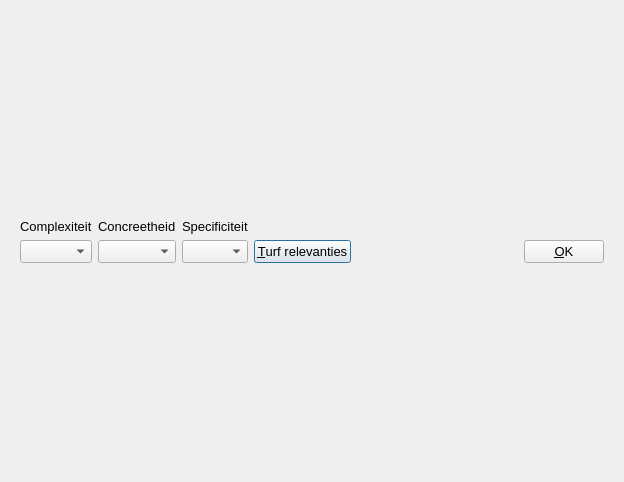
<?xml version="1.0" encoding="UTF-8"?>
<ui version="4.0">
 <class>QtRateConceptDialogNewName</class>
 <widget class="QDialog" name="QtRateConceptDialogNewName">
  <property name="geometry">
   <rect>
    <x>0</x>
    <y>0</y>
    <width>624</width>
    <height>482</height>
   </rect>
  </property>
  <property name="font">
   <font>
    <pointsize>10</pointsize>
   </font>
  </property>
  <property name="windowTitle">
   <string>Evalueer concept</string>
  </property>
  <layout class="QVBoxLayout" name="verticalLayout">
   <item>
    <layout class="QHBoxLayout" name="concept_map_layout"/>
   </item>
   <item>
    <widget class="QWidget" name="widget_bottom" native="true">
     <property name="sizePolicy">
      <sizepolicy hsizetype="Preferred" vsizetype="Maximum">
       <horstretch>0</horstretch>
       <verstretch>0</verstretch>
      </sizepolicy>
     </property>
     <layout class="QGridLayout" name="gridLayout_4">
      <item row="1" column="5">
       <spacer name="horizontalSpacer">
        <property name="orientation">
         <enum>Qt::Horizontal</enum>
        </property>
        <property name="sizeHint" stdset="0">
         <size>
          <width>40</width>
          <height>20</height>
         </size>
        </property>
       </spacer>
      </item>
      <item row="0" column="3">
       <widget class="QLabel" name="label_specificity">
        <property name="text">
         <string>Specificiteit</string>
        </property>
       </widget>
      </item>
      <item row="0" column="0">
       <widget class="QLabel" name="label_complexity">
        <property name="text">
         <string>Complexiteit</string>
        </property>
       </widget>
      </item>
      <item row="1" column="0">
       <widget class="QComboBox" name="box_complexity">
        <property name="sizePolicy">
         <sizepolicy hsizetype="Preferred" vsizetype="Preferred">
          <horstretch>0</horstretch>
          <verstretch>0</verstretch>
         </sizepolicy>
        </property>
        <property name="currentIndex">
         <number>-1</number>
        </property>
        <item>
         <property name="text">
          <string>0</string>
         </property>
        </item>
        <item>
         <property name="text">
          <string>1</string>
         </property>
        </item>
        <item>
         <property name="text">
          <string>2</string>
         </property>
        </item>
       </widget>
      </item>
      <item row="1" column="4">
       <widget class="QPushButton" name="button_tally_relevancies">
        <property name="toolTip">
         <string>Door te turven welke concepten en voorbeelden relevant zijn, zal het programma een suggestie geven</string>
        </property>
        <property name="text">
         <string>&amp;Turf relevanties</string>
        </property>
       </widget>
      </item>
      <item row="0" column="1">
       <widget class="QLabel" name="label_concreteness">
        <property name="sizePolicy">
         <sizepolicy hsizetype="Preferred" vsizetype="Preferred">
          <horstretch>0</horstretch>
          <verstretch>0</verstretch>
         </sizepolicy>
        </property>
        <property name="text">
         <string>Concreetheid</string>
        </property>
       </widget>
      </item>
      <item row="1" column="6">
       <widget class="QPushButton" name="button_ok">
        <property name="sizePolicy">
         <sizepolicy hsizetype="Minimum" vsizetype="Maximum">
          <horstretch>0</horstretch>
          <verstretch>0</verstretch>
         </sizepolicy>
        </property>
        <property name="text">
         <string>&amp;OK</string>
        </property>
       </widget>
      </item>
      <item row="1" column="1">
       <widget class="QComboBox" name="box_concreteness">
        <property name="sizePolicy">
         <sizepolicy hsizetype="Preferred" vsizetype="Preferred">
          <horstretch>0</horstretch>
          <verstretch>0</verstretch>
         </sizepolicy>
        </property>
        <property name="currentIndex">
         <number>-1</number>
        </property>
        <item>
         <property name="text">
          <string>0</string>
         </property>
        </item>
        <item>
         <property name="text">
          <string>1</string>
         </property>
        </item>
        <item>
         <property name="text">
          <string>2</string>
         </property>
        </item>
       </widget>
      </item>
      <item row="1" column="3">
       <widget class="QComboBox" name="box_specificity">
        <property name="currentIndex">
         <number>-1</number>
        </property>
        <item>
         <property name="text">
          <string>0</string>
         </property>
        </item>
        <item>
         <property name="text">
          <string>1</string>
         </property>
        </item>
        <item>
         <property name="text">
          <string>2</string>
         </property>
        </item>
       </widget>
      </item>
     </layout>
    </widget>
   </item>
  </layout>
 </widget>
 <tabstops>
  <tabstop>box_complexity</tabstop>
  <tabstop>box_concreteness</tabstop>
  <tabstop>box_specificity</tabstop>
  <tabstop>button_ok</tabstop>
 </tabstops>
 <resources/>
 <connections/>
</ui>
